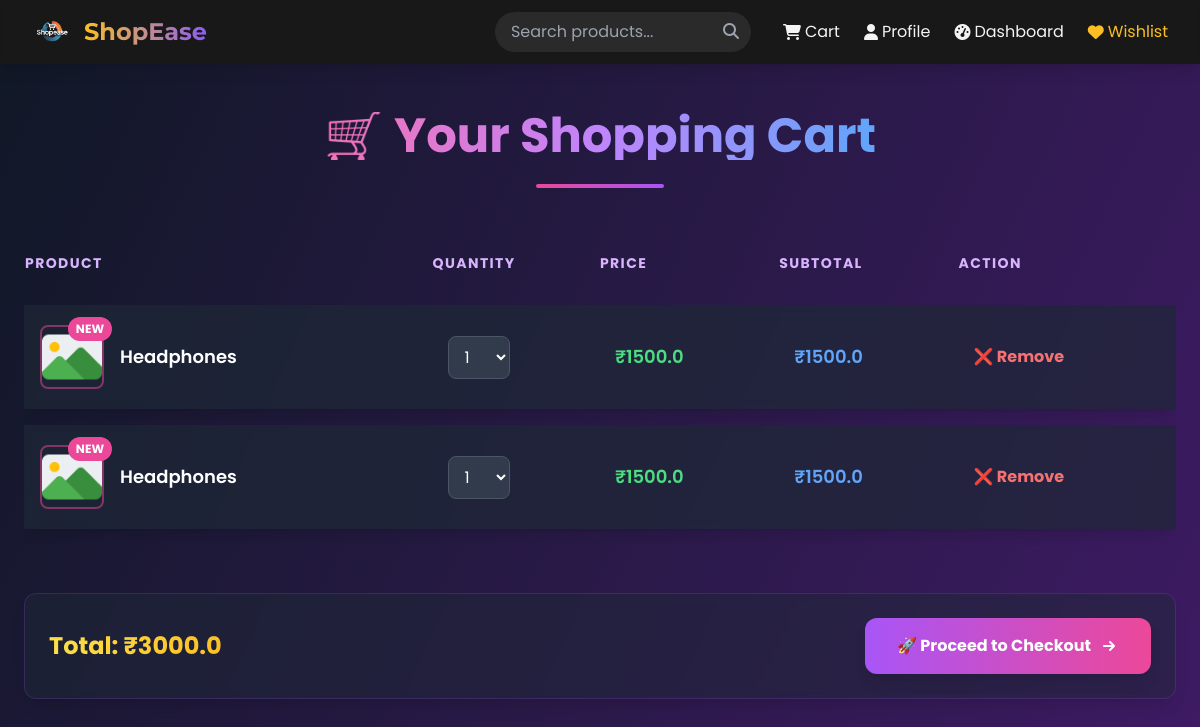
Screenshot of /cart (signed in) with the database file from the repository.
### tables this page shows
CREATE TABLE cart (
    id INTEGER PRIMARY KEY AUTOINCREMENT,
    user_id INTEGER NOT NULL,
    product_id INTEGER NOT NULL,
    quantity INTEGER NOT NULL DEFAULT 1
);

CREATE TABLE products (
            id INTEGER PRIMARY KEY AUTOINCREMENT,
            name TEXT,
            price REAL,
            category TEXT,
            description TEXT,
            stock INTEGER
        , image_url TEXT, seller_id INTEGER);

### app.py (the view)
@app.route('/cart')
def cart():
    if 'user_id' not in session:
        return redirect(url_for('login'))
    user_id = session['user_id']
    conn = get_db_connection()
    c = conn.cursor()
    c.execute('''
        SELECT cart.id as cart_id, products.*, cart.quantity
        FROM cart
        JOIN products ON cart.product_id = products.id
        WHERE cart.user_id = ?
    ''', (user_id,))
    items = [dict(zip([col[0] for col in c.description], row))
             for row in c.fetchall()]
    conn.close()
    total_price = sum(item['price'] * item['quantity'] for item in items)
    return render_template('cart.html', items=items, total_price=total_price)

### app.py (called while the page is built)
@app.context_processor
def inject_products():
    try:
        products = fetch_all_products()[:6]
    except:
        products = []
    return {'products': products}

### core/db_helper.py (called while the page is built)
def get_db_connection():
    if USE_POSTGRES:
        return PostgresConnection(os.environ['DATABASE_URL'])
    conn = sqlite3.connect(DB_PATH)
    conn.row_factory = sqlite3.Row
    return conn

def fetch_all_products():
    conn = get_db_connection()
    cursor = conn.execute("SELECT * FROM products")
    products = cursor.fetchall()
    conn.close()
    return products

### templates/cart.html (shortened to what this page needs)
{% extends "layout.html" %}
{% block content %}
<section class="min-h-screen bg-gradient-to-br from-gray-900 via-purple-900 to-gray-900 text-white py-12 px-4 animate-gradient-x">
  <div class="max-w-6xl mx-auto">
    <div class="mb-12 text-center">
      <h2 class="text-5xl font-bold mb-6 text-transparent bg-clip-text bg-gradient-to-r from-pink-400 via-purple-400 to-blue-400 animate-text-glow inline-block">
      </h2>
      <div class="w-32 h-1 bg-gradient-to-r from-pink-500 to-purple-500 mx-auto rounded-full animate-line-grow"></div>
    </div>
    {% if items %}
    <div class="overflow-x-auto">
      <table class="w-full text-left border-separate border-spacing-y-4">
        <thead>
          <tr class="text-sm text-purple-300 uppercase tracking-widest">
            <th class="pb-4">Product</th>
            <th class="pb-4">Quantity</th>
            <th class="pb-4">Price</th>
            <th class="pb-4">Subtotal</th>
            <th class="pb-4">Action</th>
          </tr>
        </thead>
        <tbody>
          {% for item in items %}
          <tr class="bg-gray-800/70 backdrop-blur-sm rounded-xl overflow-hidden shadow-lg hover:shadow-purple-500/20 transition-all duration-300 transform hover:-translate-y-1 animate-float-in"
              style="animation-delay: {{ loop.index * 0.1 }}s">
            <td class="py-5 px-4 flex items-center gap-4">
              <div class="relative">
                <img src="{{ item.image_url or url_for('static', filename='images/placeholder.png') }}"
                     class="w-16 h-16 object-cover rounded-lg border-2 border-pink-500/50 hover:border-pink-400 transition-all duration-300 group-hover:scale-105"
                     alt="{{ item.name }}">
                <span class="absolute -top-2 -right-2 bg-pink-500 text-white text-xs font-bold px-2 py-1 rounded-full animate-pulse">NEW</span>
              </div>
              <span class="font-semibold text-lg text-white">{{ item.name }}</span>
            </td>
            <td class="px-4">
              <form method="POST" action="{{ url_for('update_quantity') }}">
                <select name="quantity"
                        class="bg-gray-700/80 text-white rounded-lg px-3 py-2 border border-gray-600 hover:border-pink-400 focus:outline-none focus:ring-2 focus:ring-purple-500 transition-all duration-200"
                        onchange="this.form.submit()">
                  {% for i in range(1, 11) %}
                  <option value="{{ i }}" {% if item.quantity == i %}selected{% endif %}>{{ i }}</option>
                  {% endfor %}
                </select>
              </form>
            </td>
            <td class="px-4 text-green-400 font-semibold text-lg">₹{{ item.price }}</td>
            <td class="px-4 text-blue-400 font-semibold text-lg">₹{{ item.price * item.quantity }}</td>
            <td class="px-4">
              <a href="{{ url_for('remove_from_cart', cart_id=item.cart_id) }}"
                 class="inline-flex items-center text-red-400 hover:text-red-300 font-bold transition-all duration-300 group">
                <span class="group-hover:scale-110 transition-transform">❌ Remove</span>
              </a>
            </td>
          </tr>
          {% endfor %}
        </tbody>
      </table>
    </div>
    <div class="mt-12 flex flex-col sm:flex-row justify-between items-center gap-6 bg-gray-800/50 backdrop-blur-sm rounded-xl p-6 shadow-lg border border-purple-500/20 animate-fade-in">
      <p class="text-2xl font-bold text-transparent bg-clip-text bg-gradient-to-r from-yellow-300 to-amber-400">
      </p>
      <a href="{{ url_for('checkout') }}"
         class="relative overflow-hidden group bg-gradient-to-r from-purple-500 to-pink-500 text-white px-8 py-4 rounded-xl font-bold shadow-lg hover:shadow-xl transition-all duration-500 transform hover:scale-105">
        <span class="relative z-10 flex items-center gap-2">
          🚀 Proceed to Checkout
          <svg xmlns="http://www.w3.org/2000/svg" class="h-5 w-5" viewBox="0 0 20 20" fill="currentColor">
            <path fill-rule="evenodd" d="M10.293 5.293a1 1 0 011.414 0l4 4a1 1 0 010 1.414l-4 4a1 1 0 01-1.414-1.414L12.586 11H5a1 1 0 110-2h7.586l-2.293-2.293a1 1 0 010-1.414z" clip-rule="evenodd" />
          </svg>
        </span>
      </a>
    </div>
    {% endif %}
  </div>
</section>
{% endblock %}

### templates/cart.html (style rules this page uses)
.animate-float-in { animation: float-in 0.6s ease-out both; }
.animate-text-glow { animation: text-glow 3s ease infinite; }
.animate-line-grow { animation: line-grow 0.8s ease-out forwards; }
.animate-fade-in { animation: fade-in 1s ease forwards; }
.animate-gradient-x { background-size: 200% 200%; animation: gradient-x 12s ease infinite; }

### rows the page displays
cart: name "Headphones", quantity "1", price "1500.0", item.price*item.quantity "1500.0"
cart: name "Headphones", quantity "1", price "1500.0", item.price*item.quantity "1500.0"
